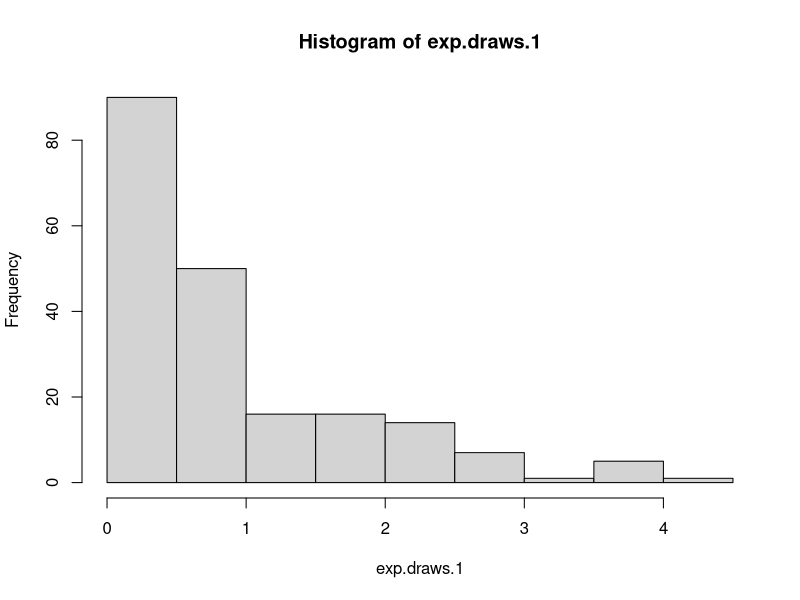
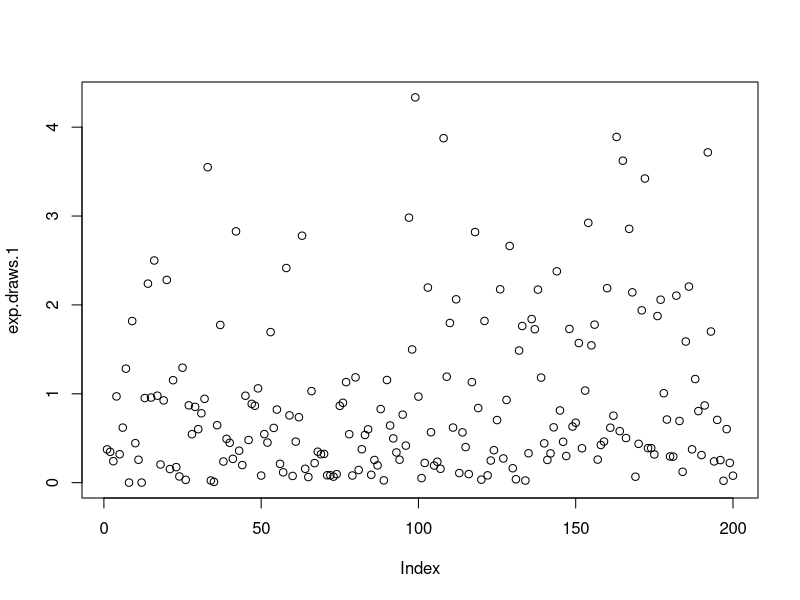
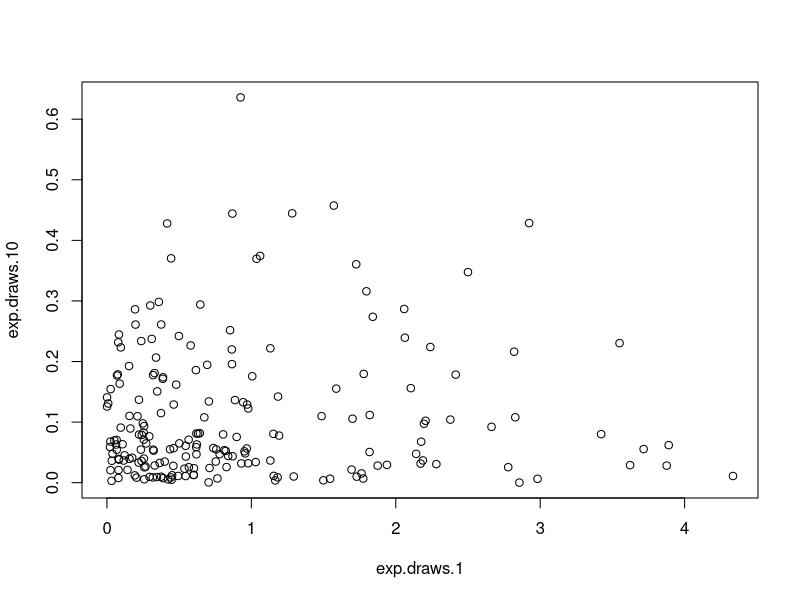
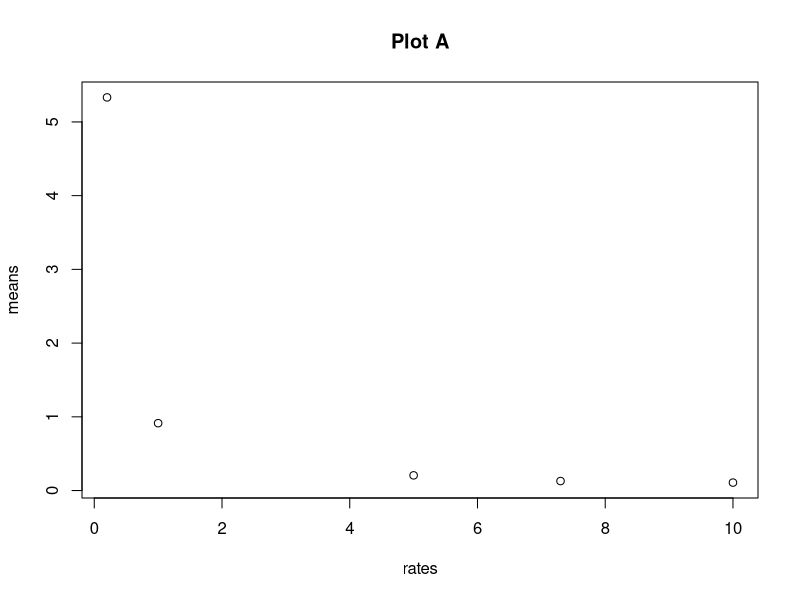
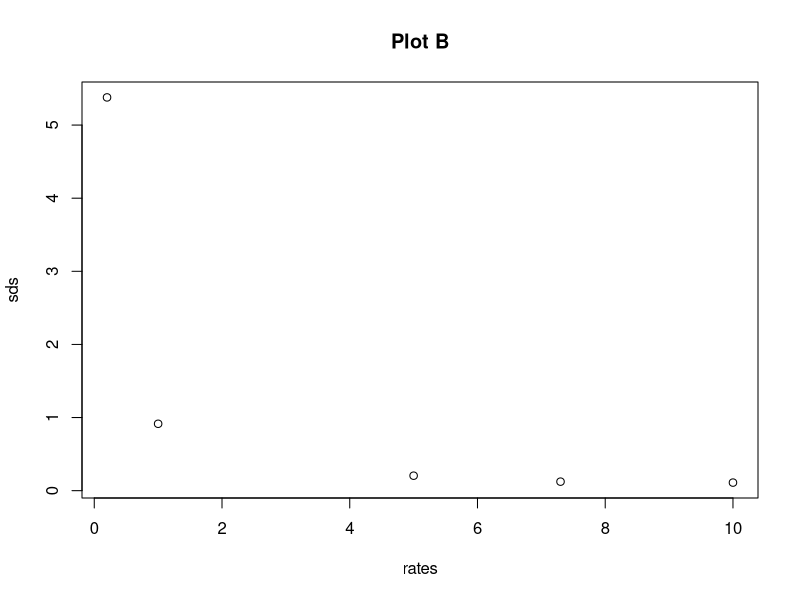
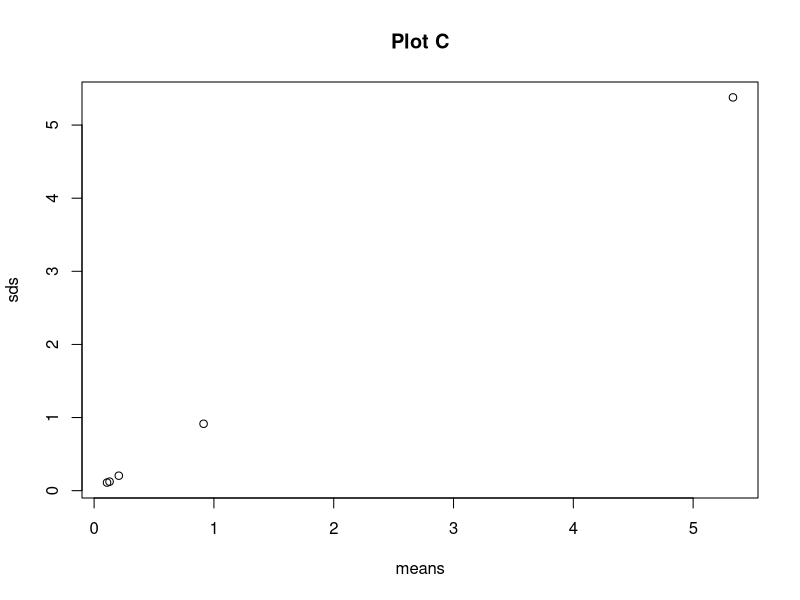
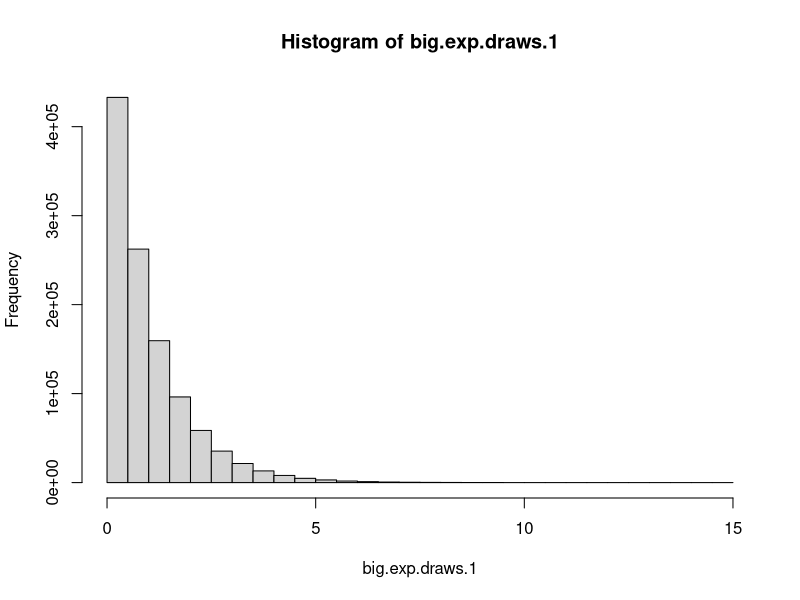
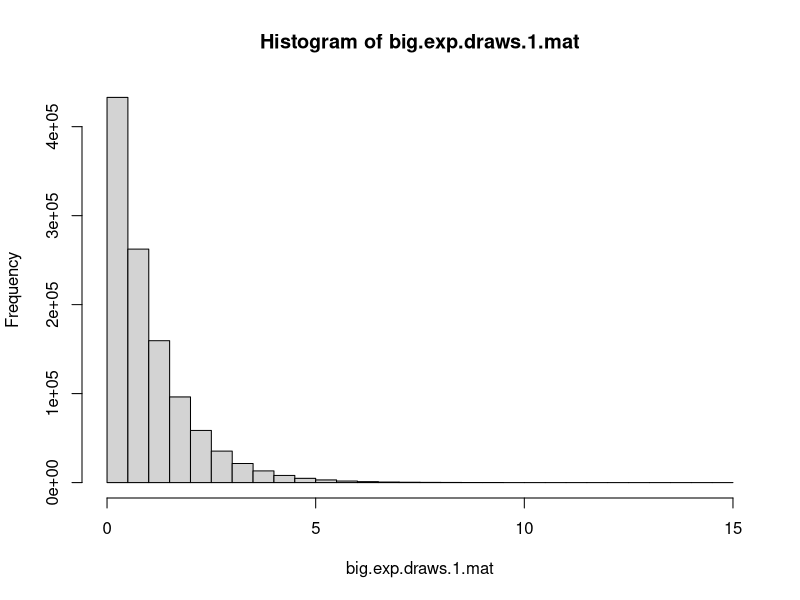

These figures' R source, in order:
###########################
#Blake Hansen             #
#PHP2560 Pre-Class 02 Work#
###########################

#Generate 200 random numbers from the standard exponential distribution and store them in a vector
exp.draws.1 <- rexp(n=200)
#calculate mean and sd of random numbers 
mean(exp.draws.1)
sd(exp.draws.1)

#Repeat process for rate=0.2, 5, 7.3, and 10
exp.draws.0.2 <- rexp(n=200, rate=0.2)
mean(exp.draws.0.2)
sd(exp.draws.0.2)

exp.draws.5 <- rexp(n=200, rate=5)
mean(exp.draws.5)
sd(exp.draws.5)

exp.draws.7.3 <- rexp(n=200, rate=7.3)
mean(exp.draws.7.3)
sd(exp.draws.7.3)

exp.draws.10 <- rexp(n=200, rate=10)
mean(exp.draws.10)
sd(exp.draws.10)

#Produce histogram of numbers from standard exponential distribution
hist(exp.draws.1)

#Display random values from standard exponential distribution in order
plot(exp.draws.1)

#create scatterplot of two vectors against each other
plot(exp.draws.1, exp.draws.10)

#create vector of means, sds, and rates of the five distributions generated
means <- c(mean(exp.draws.1), mean(exp.draws.0.2), mean(exp.draws.5),
           mean(exp.draws.7.3), mean(exp.draws.10))

sds <- c(sd(exp.draws.1), sd(exp.draws.0.2), sd(exp.draws.5),
         sd(exp.draws.7.3), sd(exp.draws.10))

rates <- c(1, 0.2, 5, 7.3, 10)

#plot A
plot(rates, means, main = "Plot A")
#This plot shows the relationship between the rate parameter and the mean of the 200 randomly generated numbers.
#From statistics, we know that the mean of each distribution is 1/rate parameter. Accordingly, the mean of each distribution is very close to 1 divided by its rate.

#plot B
plot(rates, sds, main = "Plot B")
#This plot shows the relationship between the rate parameter and the standard deviation of the 200 randomly generated numbers.
#From statistics, we know the variance of each of these distributions is 1/rate^2, so it follows the standard deviation for each distribution is 1/rate, which shown to be approximately true for each set of numbers we generated.

#plot C
plot(means, sds, main = "Plot C")
#This plot shows the relation ship between the mean and standard deviation of each of our approximate distributions.
#We know that mean = sd for this distribution, so we see an approximate linear relationship

#Part II
#Generate 1.1 million numbers from the standard exponential distribution
big.exp.draws.1 <- rexp(1.1*10^6)

#Calculate mean and variance of randomly generated numbers
mean(big.exp.draws.1)
sd(big.exp.draws.1)

#plot histogram of random numbers
hist(big.exp.draws.1)
#Note: This histogram appears to be almost identical to the function 1-exp(-x).
#Considering the sheer number of random numbers we generated, 
#it makes sense that plotting them in a histogram creates a very close approximation of the standard exponential distribution

#create a new vector, which contains the entries in big.exp.draws.1 which are greater than 1, and calculate its mean
big.exp.draws.1_subset <- big.exp.draws.1[big.exp.draws.1 > 1]
mean(big.exp.draws.1_subset)

#store big.exp.draws.1 in matrix form
big.exp.draws.1.mat <- matrix(big.exp.draws.1, nrow = 1100, ncol = 1000)

#create histogram of values in matrix and store in a variable
big.hist <- hist(big.exp.draws.1.mat)
#Note: The result is stored as a list of 6 items containing information R needs to construct a histogram

#calculate mean of the 371st column of big.exp.draws.1.mat
mean(big.exp.draws.1.mat[, 371])

#Find means of all 1000 columns and display them in a histogram
column_means <- apply(big.exp.draws.1.mat, 2, mean)
hist(column_means)
#This histogram does not match the histogram generated in 5b because instead of directly plotting values,
#we are transforming them by taking the mean of each column. Since each column contains 1100 observations,
#we know by the central limit theorem that the distribution of means will be very close to the normal distribution with Mean = 1 with Variance = 1/1100



